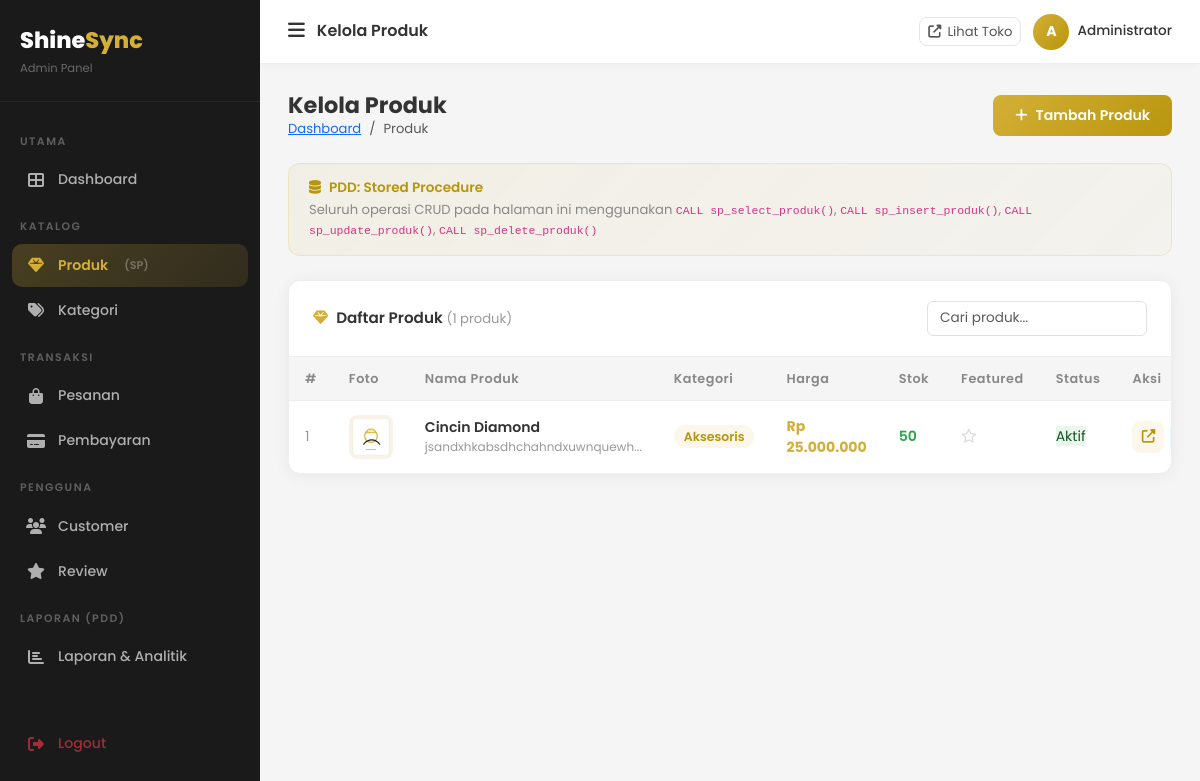
/admin/products (signed in), run on an earlier commit of the app's database.
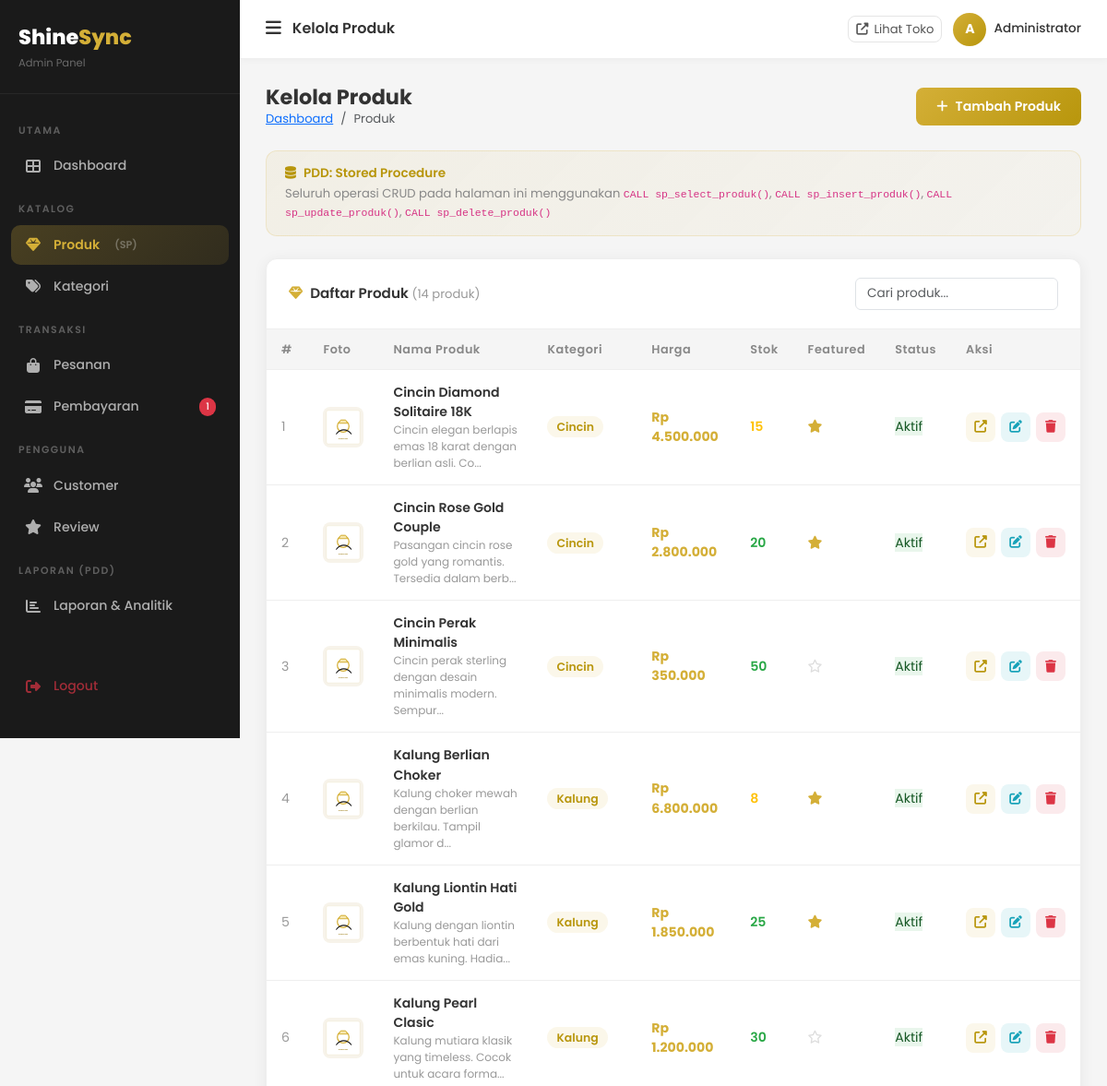
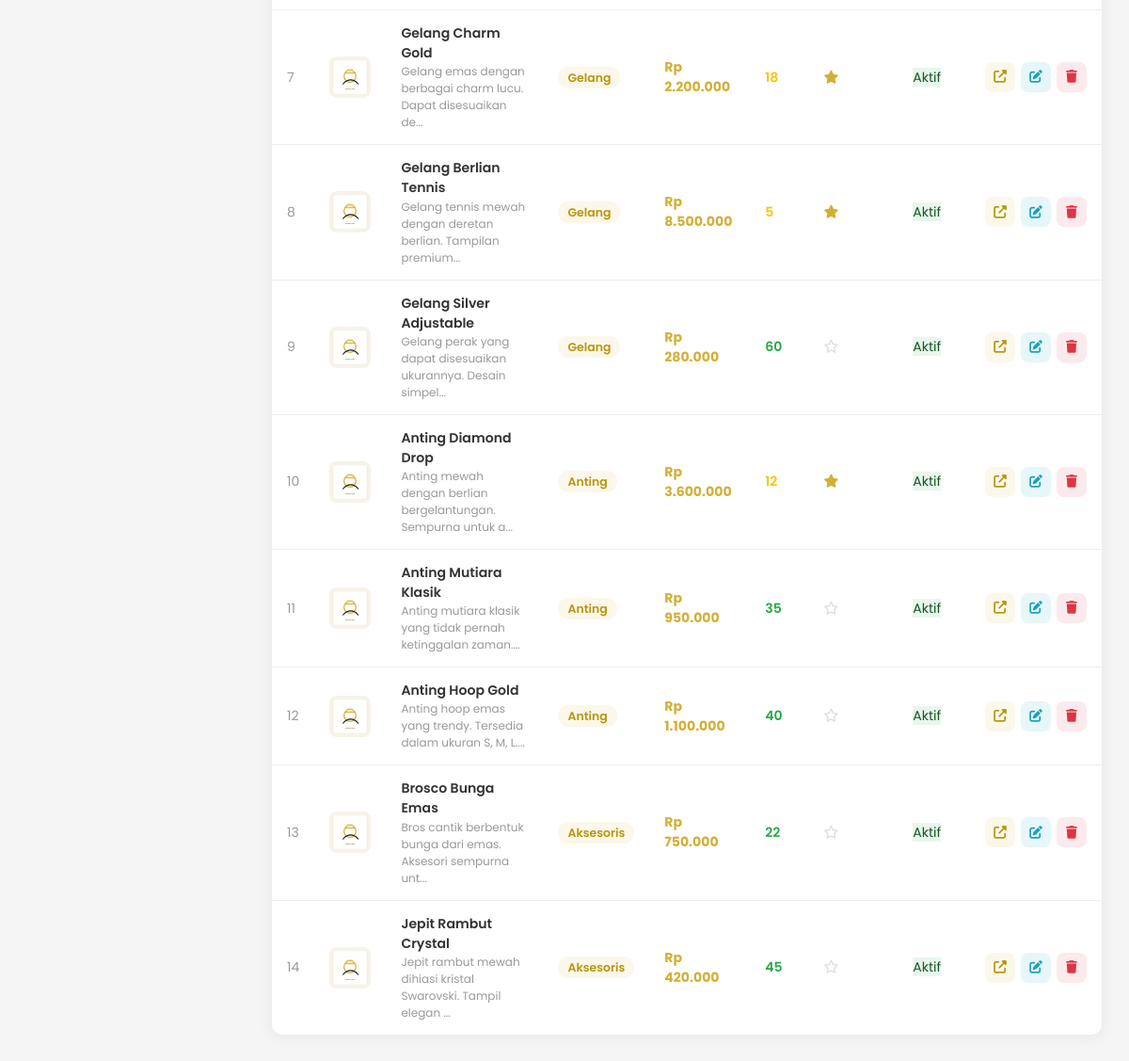
And on a later commit of the database (2 pictures, top to bottom).
### tables this page shows
CREATE TABLE `products` (
  `id` int UNSIGNED NOT NULL,
  `category_id` int UNSIGNED NOT NULL,
  `name` varchar(200) NOT NULL,
  `slug` varchar(220) NOT NULL,
  `description` text,
  `price` decimal(15,2) NOT NULL DEFAULT '0.00',
  `stock` int NOT NULL DEFAULT '0',
  `weight` decimal(8,2) DEFAULT '0.00',
  `material` varchar(100) DEFAULT NULL,
  `image` varchar(255) DEFAULT NULL,
  `is_featured` tinyint(1) DEFAULT '0',
  `is_active` tinyint(1) DEFAULT '1',
  `created_at` timestamp NULL DEFAULT CURRENT_TIMESTAMP,
  `updated_at` timestamp NULL DEFAULT CURRENT_TIMESTAMP ON UPDATE CURRENT_TIMESTAMP
);

CREATE TABLE `categories` (
  `id` int UNSIGNED NOT NULL,
  `name` varchar(100) NOT NULL,
  `slug` varchar(120) NOT NULL,
  `description` text,
  `image` varchar(255) DEFAULT NULL,
  `is_active` tinyint(1) NOT NULL DEFAULT '1',
  `created_at` timestamp NULL DEFAULT CURRENT_TIMESTAMP
);

### app/core/Controller.php (called while the page is built, shortened)
<?php
class Controller
{
    protected function view(string $viewPath, array $data = []): void
    {
        extract($data);
        $file = __DIR__ . '/../views/' . $viewPath . '.php';
        require $file;
    }
}

### app/controllers/ProductController.php (called while the page is built, shortened)
<?php
class ProductController extends Controller
{
    private Product $model;
    public function __construct()
    {
        $this->model    = new Product();
    }
    public function adminIndex(): void
    {
        $products  = $this->model->getAllViaSP();
        $pageTitle = 'Kelola Produk';
        $this->view('admin/products/index', compact('products', 'pageTitle'));
    }
}

### app/core/Session.php (called while the page is built, shortened)
<?php
class Session
{
    public static function get(string $key, mixed $default = null): mixed
    {
        return $_SESSION[$key] ?? $default;
    }
}

### app/core/Database.php (called while the page is built, shortened)
<?php
class Database
{
    private static ?Database $instance = null;
    private mysqli $conn;
    private function __construct()
    {
        $this->conn = new mysqli(DB_HOST, DB_USER, DB_PASS, DB_NAME, DB_PORT);
        $this->conn->set_charset(DB_CHARSET);
    }
    public static function getInstance(): Database
    {
        if (self::$instance === null) {
            self::$instance = new self();
        }
        return self::$instance;
    }
    public function query(string $sql, array $params = []): array
    {
        if (empty($params)) {
            $result = $this->conn->query($sql);
            return $result->fetch_all(MYSQLI_ASSOC) ?: [];
        }
        $stmt = $this->prepare($sql, $params);
        $stmt->execute();
        $result = $stmt->get_result();
        return $result ? $result->fetch_all(MYSQLI_ASSOC) : [];
    }
    public function queryOne(string $sql, array $params = []): ?array
    {
        $rows = $this->query($sql, $params);
        return $rows[0] ?? null;
    }
    public function callProcedure(string $procedure, array $params = []): array
    {
        $placeholders = implode(', ', array_fill(0, count($params), '?'));
        $sql = "CALL {$procedure}(" . ($placeholders ?: '') . ")";
        $stmt = $this->prepare($sql, $params);
        $stmt->execute();
        $result = $stmt->get_result();
        $rows = $result ? $result->fetch_all(MYSQLI_ASSOC) : [];
        return $rows;
    }
    private function prepare(string $sql, array $params): mysqli_stmt
    {
        $stmt = $this->conn->prepare($sql);
        $types = '';
        foreach ($params as $p) {
            if (is_int($p))   $types .= 'i';
            elseif (is_float($p)) $types .= 'd';
            else $types .= 's';
        }
        $stmt->bind_param($types, ...$params);
        return $stmt;
    }
}

### app/core/Model.php (called while the page is built, shortened)
<?php
class Model
{
    public function __construct()
    {
        $this->db = Database::getInstance();
    }
}

### app/models/Product.php (called while the page is built, shortened)
<?php
class Product extends Model
{
    public function getAllViaSP(): array
    {
        return $this->db->callProcedure('sp_select_produk', [0]);
    }
}

### app/models/Payment.php (called while the page is built, shortened)
<?php
class Payment extends Model
{
    public function getPendingCount(): int
    {
        $row = $this->db->queryOne(
            "SELECT COUNT(*) AS total FROM payments WHERE status='pending' AND proof_image IS NOT NULL"
        );
        return (int)($row['total'] ?? 0);
    }
}

### app/views/admin/products/index.php (the view, shortened to what the changed rows need)
<?php
include __DIR__ . '/../../layouts/admin_header.php';
?>
<div class="admin-page-header">
  <div>
    <h2>Kelola Produk</h2>
    <nav aria-label="breadcrumb"><ol class="breadcrumb"><li class="breadcrumb-item"><a href="<?= APP_URL ?>/admin/dashboard">Dashboard</a></li><li class="breadcrumb-item active">Produk</li></ol></nav>
  </div>
  <a href="<?= APP_URL ?>/admin/products/create" class="btn-admin-gold"><i class="fas fa-plus"></i> Tambah Produk</a>
</div>
<div class="pdd-info mb-4">
  <h6><i class="fas fa-database me-2"></i>PDD: Stored Procedure</h6>
  <p>Seluruh operasi CRUD pada halaman ini menggunakan <code>CALL sp_select_produk()</code>, <code>CALL sp_insert_produk()</code>, <code>CALL sp_update_produk()</code>, <code>CALL sp_delete_produk()</code></p>
</div>
<div class="admin-card">
  <div class="card-head">
    <h5><i class="fas fa-gem me-2" style="color:#D4AF37;"></i>Daftar Produk <span style="color:#999;font-weight:400;font-size:.82rem;">(<?= count($products) ?> produk)</span></h5>
    <div style="display:flex;gap:8px;">
      <input type="text" id="search-products" placeholder="Cari produk..." class="form-control" style="width:220px;font-size:.85rem;" onkeyup="filterTable(this,'products-table')">
    </div>
  </div>
  <div style="overflow-x:auto;">
    <table class="admin-table" id="products-table">
      <thead>
        <tr>
          <th>#</th><th>Foto</th><th>Nama Produk</th><th>Kategori</th>
          <th>Harga</th><th>Stok</th><th>Featured</th><th>Status</th><th>Aksi</th>
        </tr>
      </thead>
      <tbody>
        <?php if (empty($products)): ?>
        <tr><td colspan="9" style="text-align:center;padding:40px;color:#999;">Belum ada produk.</td></tr>
        <?php else: foreach ($products as $i => $p):
          $img = ($p['image']&&file_exists(UPLOAD_PATH.'products/'.$p['image'])) ? APP_URL.'/uploads/products/'.$p['image'] : APP_URL.'/public/images/no-image.svg';
        ?>
        <tr>
          <td style="color:#999;"><?= $i+1 ?></td>
          <td><img src="<?= $img ?>" class="product-thumb" alt=""></td>
          <td>
            <div style="font-weight:600;font-size:.88rem;"><?= htmlspecialchars($p['name']) ?></div>
            <div style="font-size:.75rem;color:#999;"><?= htmlspecialchars(substr($p['description']??'',0,60)) ?>...</div>
          </td>
          <td><span style="background:rgba(212,175,55,.1);color:#B8960C;padding:3px 10px;border-radius:20px;font-size:.78rem;font-weight:600;"><?= htmlspecialchars($p['category_name']??'') ?></span></td>
          <td style="font-weight:700;color:#D4AF37;">Rp <?= number_format($p['price'],0,',','.') ?></td>
          <td>
            <span style="color:<?= $p['stock']<5?'#DC3545':($p['stock']<20?'#FFC107':'#28A745') ?>;font-weight:600;">
              <?= $p['stock'] ?>
            </span>
          </td>
          <td><?= $p['is_featured'] ? '<i class="fas fa-star" style="color:#D4AF37;"></i>' : '<i class="far fa-star" style="color:#DDD;"></i>' ?></td>
          <td>
            <span class="status-badge" style="<?= $p['is_active'] ? 'background:rgba(40,167,69,.1);color:#155724;' : 'background:rgba(220,53,69,.1);color:#721c24;' ?>">
              <?= $p['is_active'] ? 'Aktif' : 'Nonaktif' ?>
            </span>
          </td>
          <td>
            <div class="action-btns">
              <a href="<?= APP_URL ?>/products/<?= $p['slug'] ?>" target="_blank" class="btn-action btn-view" title="Lihat di toko"><i class="fas fa-external-link-alt"></i></a>
              <a href="<?= APP_URL ?>/admin/products/edit/<?= $p['id'] ?>" class="btn-action btn-edit" title="Edit"><i class="fas fa-edit"></i></a>
              <button class="btn-action btn-delete btn-confirm-delete" onclick="deleteProduct(<?= $p['id'] ?>, this)" title="Hapus"><i class="fas fa-trash"></i></button>
            </div>
          </td>
        </tr>
        <?php endforeach; endif; ?>
      </tbody>
    </table>
  </div>
</div>
<?php include __DIR__ . '/../../layouts/admin_footer.php'; ?>

### app/views/layouts/admin_header.php (shortened to what the changed rows need)
<?php
$currentUri = trim(parse_url($_SERVER['REQUEST_URI'], PHP_URL_PATH), '/');
$baseUri = trim(parse_url(APP_URL, PHP_URL_PATH), '/');
$currentUri = $baseUri ? ltrim(substr($currentUri, strlen($baseUri)), '/') : $currentUri;
$parts = explode('/', $currentUri);
$segment1 = $parts[1] ?? '';
function adminNavActive(string $segment, string $current): string {
    return str_starts_with($current, $segment) ? 'active' : '';
}
?>
<!DOCTYPE html>
<html lang="id">
<head>
  <link rel="stylesheet" href="https://cdn.jsdelivr.net/npm/bootstrap@5.3.2/dist/css/bootstrap.min.css">
  <link rel="stylesheet" href="https://cdnjs.cloudflare.com/ajax/libs/font-awesome/6.5.0/css/all.min.css">
  <link rel="stylesheet" href="<?= APP_URL ?>/public/css/admin.css">
</head>
<body>
<aside class="admin-sidebar" id="admin-sidebar">
  <div class="sidebar-logo">
    <div class="brand">Shine<span>Sync</span></div>
    <small>Admin Panel</small>
  </div>
  <nav class="sidebar-menu">
    <div class="sidebar-label">Utama</div>
    <a href="<?= APP_URL ?>/admin/dashboard" class="sidebar-link <?= adminNavActive('dashboard', $segment1) ?>">
      <i class="fas fa-th-large"></i> Dashboard
    </a>
    <div class="sidebar-label">Katalog</div>
    <a href="<?= APP_URL ?>/admin/products" class="sidebar-link <?= adminNavActive('products', $segment1) ?>">
      <i class="fas fa-gem"></i> Produk <span style="font-size:.7rem;color:rgba(255,255,255,.3);margin-left:4px;">(SP)</span>
    </a>
    <a href="<?= APP_URL ?>/admin/categories" class="sidebar-link <?= adminNavActive('categories', $segment1) ?>">
      <i class="fas fa-tags"></i> Kategori
    </a>
    <div class="sidebar-label">Transaksi</div>
    <a href="<?= APP_URL ?>/admin/orders" class="sidebar-link <?= adminNavActive('orders', $segment1) ?>">
      <i class="fas fa-shopping-bag"></i> Pesanan
    </a>
    <a href="<?= APP_URL ?>/admin/payments" class="sidebar-link <?= adminNavActive('payments', $segment1) ?>">
      <i class="fas fa-credit-card"></i> Pembayaran
      <?php
      $pendingCount = (new Payment())->getPendingCount();
      if ($pendingCount > 0): ?>
      <span class="badge-pill"><?= $pendingCount ?></span>
      <?php endif; ?>
    </a>
    <div class="sidebar-label">Pengguna</div>
    <a href="<?= APP_URL ?>/admin/customers" class="sidebar-link <?= adminNavActive('customers', $segment1) ?>">
      <i class="fas fa-users"></i> Customer
    </a>
    <a href="<?= APP_URL ?>/admin/reviews" class="sidebar-link <?= adminNavActive('reviews', $segment1) ?>">
      <i class="fas fa-star"></i> Review
    </a>
    <div class="sidebar-label">Laporan (PDD)</div>
    <a href="<?= APP_URL ?>/admin/reports" class="sidebar-link <?= adminNavActive('reports', $segment1) ?>">
      <i class="fas fa-chart-bar"></i> Laporan &amp; Analitik
    </a>
    <div class="sidebar-label" style="margin-top:20px;"></div>
    <a href="<?= APP_URL ?>/auth/logout" class="sidebar-link" style="color:rgba(220,53,69,.7);">
      <i class="fas fa-sign-out-alt"></i> Logout
    </a>
  </nav>
</aside>
<div class="admin-main">
  <header class="admin-topbar">
    <div class="d-flex align-items-center gap-12">
      <button id="sidebar-toggle" class="btn" style="background:none;border:none;font-size:1.2rem;color:#333;padding:0;margin-right:12px;">
        <i class="fas fa-bars"></i>
      </button>
      <span class="topbar-title"><?= htmlspecialchars($pageTitle ?? 'Dashboard') ?></span>
    </div>
    <div class="topbar-actions">
      <a href="<?= APP_URL ?>" target="_blank" class="btn btn-sm" style="border:1.5px solid #E5E5E5;border-radius:8px;font-size:.82rem;color:#555;gap:6px;display:flex;align-items:center;">
        <i class="fas fa-external-link-alt"></i> Lihat Toko
      </a>
      <div class="d-flex align-items-center gap-2">
        <div style="width:36px;height:36px;border-radius:50%;background:linear-gradient(135deg,#D4AF37,#B8960C);display:flex;align-items:center;justify-content:center;color:#fff;font-weight:700;font-size:.88rem;">
          <?= strtoupper(substr(Session::get('user_name','A'),0,1)) ?>
        </div>
        <span class="topbar-user d-none d-md-block"><?= htmlspecialchars(Session::get('user_name')) ?></span>
      </div>
    </div>
  </header>
  <div class="admin-content">

What changed in the data, as far as the page shows it:
removed products: name "Cincin Diamond", description "jsandxhkabsdhchahndxuwnquewh", category.name "Aksesoris", price "25.000.000", stock "50", is_featured 0 (drawn), is_active "Aktif"
added products: name "Cincin Diamond Solitaire 18K", description "Cincin elegan berlapis emas 18 karat dengan berlian asli. Co", category.name "Cincin", price "4.500.000", stock "15", is_featured 1 (drawn), is_active "Aktif"
added products: name "Cincin Rose Gold Couple", description "Pasangan cincin rose gold yang romantis. Tersedia dalam berb", category.name "Cincin", price "2.800.000", stock "20", is_featured 1 (drawn), is_active "Aktif"
added products: name "Cincin Perak Minimalis", description "Cincin perak sterling dengan desain minimalis modern. Sempur", category.name "Cincin", price "350.000", stock "50", is_featured 0 (drawn), is_active "Aktif"
added products: name "Kalung Berlian Choker", description "Kalung choker mewah dengan berlian berkilau. Tampil glamor d", category.name "Kalung", price "6.800.000", stock "8", is_featured 1 (drawn), is_active "Aktif"
added products: name "Kalung Liontin Hati Gold", description "Kalung dengan liontin berbentuk hati dari emas kuning. Hadia", category.name "Kalung", price "1.850.000", stock "25", is_featured 1 (drawn), is_active "Aktif"
added products: name "Kalung Pearl Clasic", description "Kalung mutiara klasik yang timeless. Cocok untuk acara forma", category.name "Kalung", price "1.200.000", stock "30", is_featured 0 (drawn), is_active "Aktif"
added products: name "Gelang Charm Gold", description "Gelang emas dengan berbagai charm lucu. Dapat disesuaikan de", category.name "Gelang", price "2.200.000", stock "18", is_featured 1 (drawn), is_active "Aktif"
added products: name "Gelang Berlian Tennis", description "Gelang tennis mewah dengan deretan berlian. Tampilan premium", category.name "Gelang", price "8.500.000", stock "5", is_featured 1 (drawn), is_active "Aktif"
added products: name "Gelang Silver Adjustable", description "Gelang perak yang dapat disesuaikan ukurannya. Desain simpel", category.name "Gelang", price "280.000", stock "60", is_featured 0 (drawn), is_active "Aktif"
added products: name "Anting Diamond Drop", description "Anting mewah dengan berlian bergelantungan. Sempurna untuk a", category.name "Anting", price "3.600.000", stock "12", is_featured 1 (drawn), is_active "Aktif"
added products: name "Anting Mutiara Klasik", description "Anting mutiara klasik yang tidak pernah ketinggalan zaman.", category.name "Anting", price "950.000", stock "35", is_featured 0 (drawn), is_active "Aktif"
added products: name "Anting Hoop Gold", description "Anting hoop emas yang trendy. Tersedia dalam ukuran S, M, L.", category.name "Anting", price "1.100.000", stock "40", is_featured 0 (drawn), is_active "Aktif"
added products: name "Brosco Bunga Emas", description "Bros cantik berbentuk bunga dari emas. Aksesori sempurna unt", category.name "Aksesoris", price "750.000", stock "22", is_featured 0 (drawn), is_active "Aktif"
added products: name "Jepit Rambut Crystal", description "Jepit rambut mewah dihiasi kristal Swarovski. Tampil elegan", category.name "Aksesoris", price "420.000", stock "45", is_featured 0 (drawn), is_active "Aktif"
Also different on the page:
$pendingCount: (not shown) → "1"
count($products): "1" → "14"
